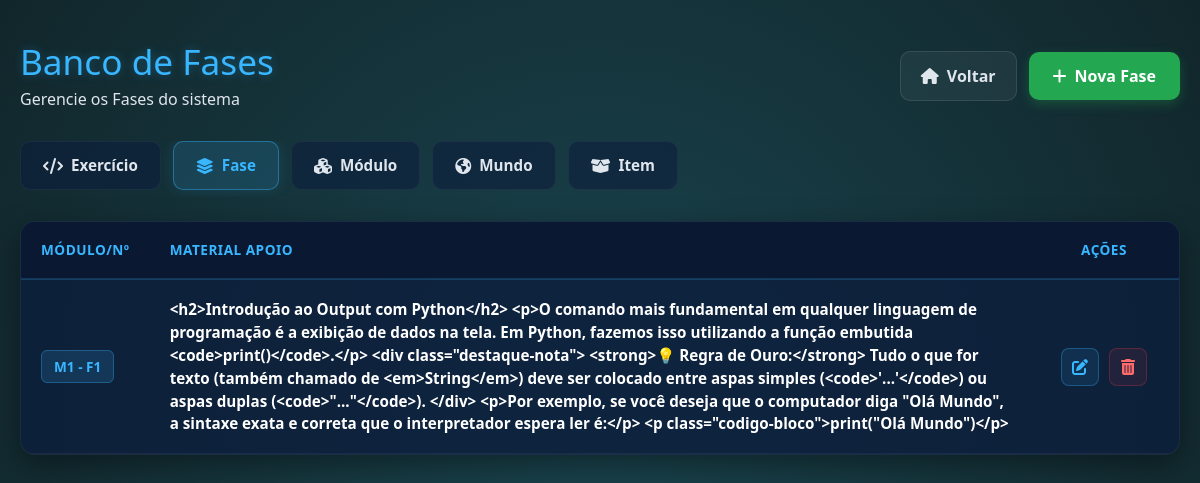
/listarFases, run on the app's committed database.
### models/FaseModel.py (models this page shows, shortened)
class FaseModel(bd.Model):
    __tablename__ = 'Fase'
    idFase = bd.Column(bd.Integer, primary_key=True, autoincrement=True)
    titulo = bd.Column(bd.Text,nullable=False)
    materialApoio = bd.Column(bd.Text, nullable=False)
    exercicio = bd.relationship('ExercicioModel', backref='fase', lazy=True)
    idModulo = bd.Column(bd.Integer, bd.ForeignKey('Modulo.idModulo'))

### views_mundo.py (the view)
@app.route('/listarFases')
def listarFases():
    oFaseController = FaseController()
    return oFaseController.listarFases()

### app.py (called while the page is built)
@event.listens_for(Engine, "connect")
def set_sqlite_pragma(dbapi_connection, connection_record):
    cursor = dbapi_connection.cursor()
    cursor.execute("PRAGMA foreign_keys=ON")
    cursor.close()

### controllers/FaseController.py (called while the page is built)
    def listarFases(self):
        oFaseService = FaseService()
        return oFaseService.listarFases()

### dao/FaseDao.py (called while the page is built)
    def getListaFases(self):
        return FaseModel.query.all()

### service/FaseService.py (called while the page is built)
    def listarFases(self):
        oFaseDao = FaseDao()
        oFaseView = FaseView()
        listaFases = oFaseDao.getListaFases()
        return oFaseView.listarFases(listaFases)

### views/FaseView.py (called while the page is built)
    def listarFases(self,listaFases):
        return render_template('listarFases.html',listaFases=listaFases)

### templates/listarFases.html (shortened to what this page needs)
{% extends "template.html" %}
{% block cabecalho %}
    <link rel="stylesheet" href="{{ url_for('static', filename='styles/listarExercicios.css') }}"/>
    <link rel="stylesheet" href="https://cdnjs.cloudflare.com/ajax/libs/font-awesome/6.4.0/css/all.min.css">
{% endblock %}
{% block corpo %}
<div class="crud-container">
    <div class="crud-header">
        <div>
            <h1 class="crud-titulo">Banco de Fases</h1>
            <p class="crud-subtitulo">Gerencie os Fases do sistema</p>
        </div>
        <div class="header-acoes">
            <a href="{{ url_for('index') }}" class="btn-voltar">
                <i class="fa-solid fa-house"></i> Voltar
            </a>
            <a href="{{ url_for('cadastrarFase') }}" class="btn-novo-exercicio">
                <i class="fa-solid fa-plus"></i> Nova Fase
            </a>
        </div>
    </div>
    <div class="crud-nav-tabs">
        <a href="{{ url_for('listarExercicios') }}" class="tab-item ">
            <i class="fa-solid fa-code"></i> Exercício
        </a>
        <a href="{{ url_for('listarFases') }}" class="tab-item active">
            <i class="fa-solid fa-layer-group"></i> Fase
        </a>
        <a href="{{ url_for('listarModulos') }}" class="tab-item">
            <i class="fa-solid fa-cubes"></i> Módulo
        </a>
        <a href="{{ url_for('listarMundos') }}" class="tab-item">
            <i class="fa-solid fa-earth-americas"></i> Mundo
        </a>
        <a href="{{ url_for('listarItens') }}" class="tab-item">
            <i class="fa-solid fa-box-open"></i> Item
        </a>
    </div>
    <div class="tabela-responsiva">
        <table class="tabela-exercicios">
            <thead>
                <tr>
                    <th style="width: 80px;">Módulo/Nº</th>
                    <th>Material Apoio</th>
                    <th style="width: 150px; text-align: center;">Ações</th>
                </tr>
            </thead>
            <tbody>
                {% for fase in listaFases %}
                <tr>
                    <td data-label="Modulo/Nº">
                        <span class="badge-fase">M{{ fase.idModulo }} - F{{ fase.idFase }}</span>
                    </td>
                    <td data-label="materialApoio" class="col-titulo">
                        <strong>{{ fase.materialApoio }}</strong>
                    </td>
                    <td data-label="Ações" style="text-align: center;">
                        <div class="grupo-acoes">
                            <a href="{{ url_for('editarFase', idFase=fase.idFase) }}" class="btn-acao btn-alterar" title="Alterar Fase">
                                <i class="fa-solid fa-pen-to-square"></i>
                            </a>
                            <a href="{{ url_for('deletarFase', idFase=fase.idFase) }}" class="btn-acao btn-apagar" title="Apagar Fase" onclick="return confirm('Tem certeza que deseja apagar a fase: {{ fase.materialApoio }}?')">
                                <i class="fa-solid fa-trash-can"></i>
                            </a>
                        </div>
                    </td>
                </tr>
                {% endfor %}
            </tbody>
        </table>
    </div>
</div>
{% endblock %}

### static/styles/listarExercicios.css (style rules this page uses)
body, html { margin: 0; padding: 0; width: 100%; min-height: 100vh; font-family: 'Segoe UI', Tahoma, Geneva, Verdana, sans-serif; }
.crud-container { background: radial-gradient(circle, #1a444e 0%, #11262b 100%); min-height: 100vh; padding: 40px 20px; box-sizing: border-box; display: flex; flex-direction: column; align-items: center; }
.crud-header { display: flex; justify-content: space-between; align-items: center; max-width: 1200px; width: 100%; margin-bottom: 30px; flex-wrap: wrap; gap: 20px; }
.crud-titulo { color: #38b6ff; font-size: 2.2rem; margin: 0 0 5px 0; text-shadow: 0 0 10px rgba(56, 182, 255, 0.3); }
.crud-subtitulo { color: #e0e6ed; margin: 0; font-size: 1rem; }
.header-acoes { display: flex; gap: 12px; align-items: center; }
.btn-novo-exercicio { background-color: #23a851; color: #ffffff; text-decoration: none; padding: 12px 24px; border-radius: 10px; font-weight: 600; display: flex; align-items: center; gap: 8px; box-shadow: 0 4px 12px rgba(35, 168, 81, 0.3); transition: all 0.2s ease; }
.btn-voltar { background-color: rgba(255, 255, 255, 0.05); color: #e0e6ed; text-decoration: none; padding: 12px 20px; border-radius: 10px; font-weight: 600; display: flex; align-items: center; gap: 8px; border: 1px solid rgba(255, 255, 255, 0.1); transition: all 0.2s ease; }
.tabela-responsiva { max-width: 1200px; width: 100%; background-color: rgba(13, 31, 61, 0.85); border-radius: 15px; box-shadow: 0 10px 30px rgba(0, 0, 0, 0.4); overflow: hidden; border: 1px solid rgba(255, 255, 255, 0.05); }
.tabela-exercicios { width: 100%; border-collapse: collapse; text-align: left; color: #ffffff; }
.tabela-exercicios th { background-color: rgba(10, 24, 48, 0.9); color: #38b6ff; padding: 18px 20px; font-weight: 600; text-transform: uppercase; font-size: 0.85rem; letter-spacing: 0.5px; border-bottom: 2px solid rgba(56, 182, 255, 0.2); }
.tabela-exercicios td { padding: 18px 20px; border-bottom: 1px solid rgba(255, 255, 255, 0.05); font-size: 0.95rem; vertical-align: middle; }
.tabela-exercicios tbody tr { transition: background-color 0.2s ease; }
.col-titulo { color: #ffffff; }
.badge-fase { background-color: rgba(56, 182, 255, 0.15); color: #38b6ff; padding: 6px 12px; border-radius: 6px; font-weight: bold; font-size: 0.85rem; border: 1px solid rgba(56, 182, 255, 0.3); white-space: nowrap; }
.grupo-acoes { display: flex; gap: 10px; justify-content: center; }
.btn-acao { width: 38px; height: 38px; border-radius: 8px; display: flex; align-items: center; justify-content: center; text-decoration: none; font-size: 1rem; transition: all 0.2s ease; }
.btn-alterar { background-color: rgba(56, 182, 255, 0.1); color: #38b6ff; border: 1px solid rgba(56, 182, 255, 0.3); }
.btn-apagar { background-color: rgba(220, 53, 69, 0.1); color: #ff6b6b; border: 1px solid rgba(220, 53, 69, 0.3); }
.crud-nav-tabs { display: flex; gap: 12px; max-width: 1200px; width: 100%; margin-bottom: 25px; overflow-x: auto; padding-bottom: 6px; box-sizing: border-box; }
.tab-item { background-color: rgba(13, 31, 61, 0.6); color: #e0e6ed; text-decoration: none; padding: 12px 22px; border-radius: 10px; font-weight: 600; display: flex; align-items: center; gap: 8px; font-size: 0.95rem; border: 1px solid rgba(255, 255, 255, 0.05); transition: all 0.2s ease; white-space: nowrap; }
.tab-item.active { background-color: rgba(56, 182, 255, 0.15); color: #38b6ff; border-color: rgba(56, 182, 255, 0.4); box-shadow: 0 0 15px rgba(56, 182, 255, 0.15); }
.tab-item i { font-size: 1rem; }

### data on the page
FaseModel: idModulo "1", idFase "1", materialApoio "<h2>Introdução ao Output com Python</h2> <p>O comando mais fundamental em qualquer linguagem de programação é a exibição de dados na tela. Em Python, fazemos isso utilizando a função embutida <code>print()</code>.</p> <div class=\"destaque-nota\"> <strong>💡 Regra de Ouro:</strong> Tudo o que for texto (também chamado de <em>String</em>) deve ser colocado entre aspas simples (<code>'...'</code>) ou aspas duplas (<code>\"...\"</code>). </div> <p>Por exemplo, se você deseja que o computador diga \"Olá Mundo\", a sintaxe exata e correta que o interpretador espera ler é:</p> <p class=\"codigo-bloco\">print(\"Olá Mundo\")</p>"
